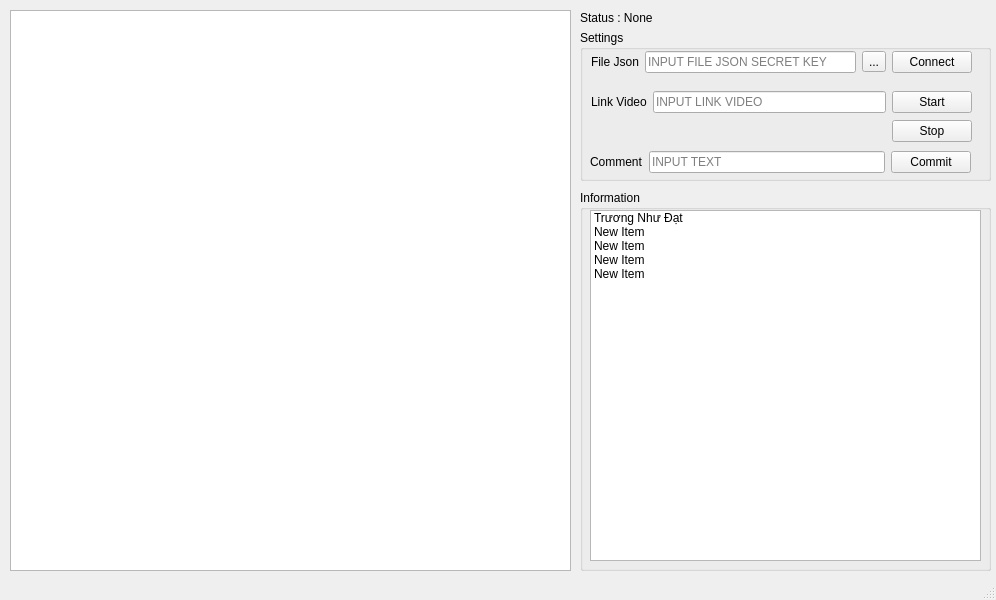
<?xml version="1.0" encoding="UTF-8"?>
<ui version="4.0">
 <class>MainWindow</class>
 <widget class="QMainWindow" name="MainWindow">
  <property name="geometry">
   <rect>
    <x>0</x>
    <y>0</y>
    <width>996</width>
    <height>600</height>
   </rect>
  </property>
  <property name="windowTitle">
   <string>MainWindow</string>
  </property>
  <widget class="QWidget" name="centralwidget">
   <widget class="QListWidget" name="listWidget">
    <property name="geometry">
     <rect>
      <x>10</x>
      <y>10</y>
      <width>561</width>
      <height>561</height>
     </rect>
    </property>
   </widget>
   <widget class="QGroupBox" name="groupBox">
    <property name="geometry">
     <rect>
      <x>580</x>
      <y>30</y>
      <width>411</width>
      <height>151</height>
     </rect>
    </property>
    <property name="title">
     <string>Settings</string>
    </property>
    <widget class="QWidget" name="">
     <property name="geometry">
      <rect>
       <x>11</x>
       <y>20</y>
       <width>381</width>
       <height>25</height>
      </rect>
     </property>
     <layout class="QGridLayout" name="gridLayout">
      <item row="0" column="0">
       <widget class="QLabel" name="label">
        <property name="text">
         <string>File Json</string>
        </property>
       </widget>
      </item>
      <item row="0" column="1">
       <widget class="QLineEdit" name="lineEdit">
        <property name="inputMask">
         <string/>
        </property>
        <property name="placeholderText">
         <string>INPUT FILE JSON SECRET KEY</string>
        </property>
       </widget>
      </item>
      <item row="0" column="2">
       <widget class="QToolButton" name="toolButton">
        <property name="text">
         <string>...</string>
        </property>
       </widget>
      </item>
      <item row="0" column="3">
       <widget class="QPushButton" name="pushButton">
        <property name="text">
         <string>Connect</string>
        </property>
       </widget>
      </item>
     </layout>
    </widget>
    <widget class="QWidget" name="">
     <property name="geometry">
      <rect>
       <x>11</x>
       <y>60</y>
       <width>381</width>
       <height>54</height>
      </rect>
     </property>
     <layout class="QGridLayout" name="gridLayout_2">
      <item row="0" column="0">
       <widget class="QLabel" name="label_3">
        <property name="text">
         <string>Link Video</string>
        </property>
       </widget>
      </item>
      <item row="0" column="1">
       <widget class="QLineEdit" name="lineEdit_2">
        <property name="placeholderText">
         <string>INPUT LINK VIDEO</string>
        </property>
       </widget>
      </item>
      <item row="0" column="2">
       <widget class="QPushButton" name="pushButton_2">
        <property name="text">
         <string>Start</string>
        </property>
       </widget>
      </item>
      <item row="1" column="2">
       <widget class="QPushButton" name="pushButton_3">
        <property name="text">
         <string>Stop</string>
        </property>
       </widget>
      </item>
     </layout>
    </widget>
    <widget class="QWidget" name="">
     <property name="geometry">
      <rect>
       <x>10</x>
       <y>120</y>
       <width>381</width>
       <height>25</height>
      </rect>
     </property>
     <layout class="QGridLayout" name="gridLayout_3">
      <item row="0" column="0">
       <widget class="QLabel" name="label_4">
        <property name="text">
         <string>Comment</string>
        </property>
       </widget>
      </item>
      <item row="0" column="1">
       <widget class="QLineEdit" name="lineEdit_3">
        <property name="placeholderText">
         <string>INPUT TEXT</string>
        </property>
       </widget>
      </item>
      <item row="0" column="2">
       <widget class="QPushButton" name="pushButton_4">
        <property name="text">
         <string>Commit</string>
        </property>
       </widget>
      </item>
     </layout>
    </widget>
   </widget>
   <widget class="QLabel" name="label_2">
    <property name="geometry">
     <rect>
      <x>580</x>
      <y>10</y>
      <width>401</width>
      <height>16</height>
     </rect>
    </property>
    <property name="text">
     <string>Status : None</string>
    </property>
   </widget>
   <widget class="QGroupBox" name="groupBox_2">
    <property name="geometry">
     <rect>
      <x>580</x>
      <y>190</y>
      <width>411</width>
      <height>381</height>
     </rect>
    </property>
    <property name="title">
     <string>Information</string>
    </property>
    <widget class="QListWidget" name="listWidget_2">
     <property name="geometry">
      <rect>
       <x>10</x>
       <y>20</y>
       <width>391</width>
       <height>351</height>
      </rect>
     </property>
     <item>
      <property name="text">
       <string>Trương Như Đạt</string>
      </property>
     </item>
     <item>
      <property name="text">
       <string>New Item</string>
      </property>
     </item>
     <item>
      <property name="text">
       <string>New Item</string>
      </property>
     </item>
     <item>
      <property name="text">
       <string>New Item</string>
      </property>
     </item>
     <item>
      <property name="text">
       <string>New Item</string>
      </property>
     </item>
    </widget>
   </widget>
  </widget>
  <widget class="QStatusBar" name="statusbar"/>
 </widget>
 <resources/>
 <connections/>
</ui>
